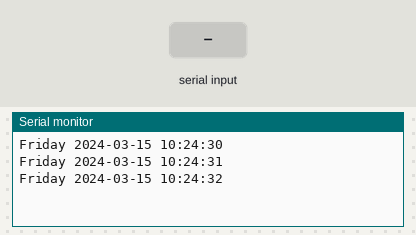
Recording of a sketch running on a simulated Arduino Uno, built for the host (arithmetic inside an expression is 32-bit, double 64-bit). Parts: the last lines printed to the serial monitor. The test bench sets the inputs (shaded band). The local clock reads 2024-03-15 10:24:30 at power-on unless the sketch sets it.

Above: at 2.8 s.
2.9 s: "," received over Serial
At 3.8 s:
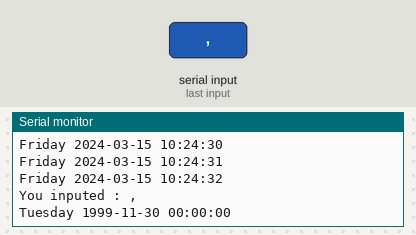
4.5 s: "90,45\n" received over Serial
At 5.8 s:
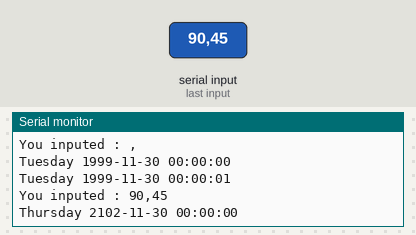
7.5 s: "1\n" received over Serial
At 8.8 s:
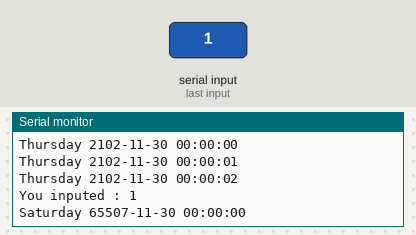
9.5 s: "3\n" received over Serial
At 10.9 s:
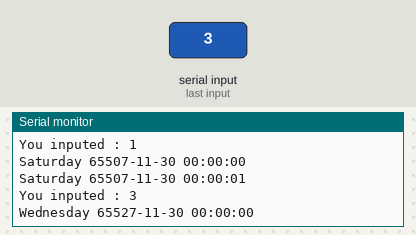
Timing chart, 0 to 12.5 s (numbered marks = the images above; inputs shaded):
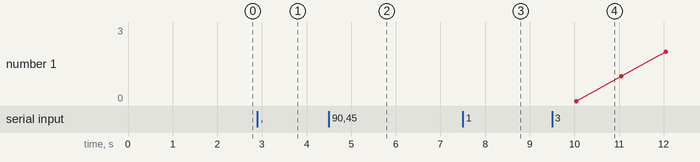

The sketch:

code_DS1302.ino
```cpp
// (licence header left out)
#include <stdio.h>
#include <string.h>
#include <DS1302.h>

uint8_t CE_PIN   = 5;
uint8_t IO_PIN   = 6;
uint8_t SCLK_PIN = 7;


char buf[50];
char day[10];
String comdata = "";
int numdata[7] ={0}, j = 0, mark = 0;

DS1302 rtc(CE_PIN, IO_PIN, SCLK_PIN);

/**
* Function       print_time
* @author        liusen
* @date          2017.11.14
* @brief         Serial printing time
* @param[in]     void
* @retval        void
* @par History
*/
void print_time()
{
    Time t = rtc.time();
    memset(day, 0, sizeof(day));
    switch (t.day)
    {
    case 1: strcpy(day, "Sunday"); break;
    case 2: strcpy(day, "Monday"); break;
    case 3: strcpy(day, "Tuesday"); break;
    case 4: strcpy(day, "Wednesday"); break;
    case 5: strcpy(day, "Thursday"); break;
    case 6: strcpy(day, "Friday"); break;
    case 7: strcpy(day, "Saturday"); break;
    }
    snprintf(buf, sizeof(buf), "%s %04d-%02d-%02d %02d:%02d:%02d", day, t.yr, t.mon, t.date, t.hr, t.min, t.sec);
    Serial.println(buf);
}

/**
* Function       setup
* @author        liusen
* @date          2017.11.14
* @brief         Initialization configure
* @param[in]     void
* @retval        void
* @par History
*/
void setup()
{
    Serial.begin(9600);
    rtc.write_protect(false);//turn off write protection
    rtc.halt(false);
}
/**
* Function       loop
* @author        liusen
* @date          2017.11.14
* @brief         Serial port timing and display
* @param[in]     void
* @retval        void
* @par History
*/
void loop()
{
    while (Serial.available() > 0)
    {
        comdata += char(Serial.read());
        delay(2);
        mark = 1;
    }
    if(mark == 1)
    {
        Serial.print("You inputed : ");
        Serial.println(comdata);
        for(int i = 0; i < comdata.length() ; i++)
        {
            if(comdata[i] == ',' || comdata[i] == 0x10 || comdata[i] == 0x13)
            {
                j++;
            }
            else
            {
                numdata[j] = numdata[j] * 10 + (comdata[i] - '0');
            }
        }
        Time t(numdata[0], numdata[1], numdata[2], numdata[3], numdata[4], numdata[5], numdata[6]);
        rtc.time(t);
        mark = 0;j=0;
        comdata = String("");
        for(int i = 0; i < 7 ; i++) numdata[i]=0;
    }
    print_time();
    delay(1000);
}
```

Measured:
- after the input at 2.9 s, the serial monitor: prints a new line after 0.11 s (image 1)
- after the input at 4.5 s, the serial monitor: prints a new line after 0.53 s (image 2)
- after the input at 7.5 s, the serial monitor: prints a new line after 0.54 s (image 3)
- after the input at 9.5 s, the serial monitor: prints a new line after 0.54 s (image 4)
